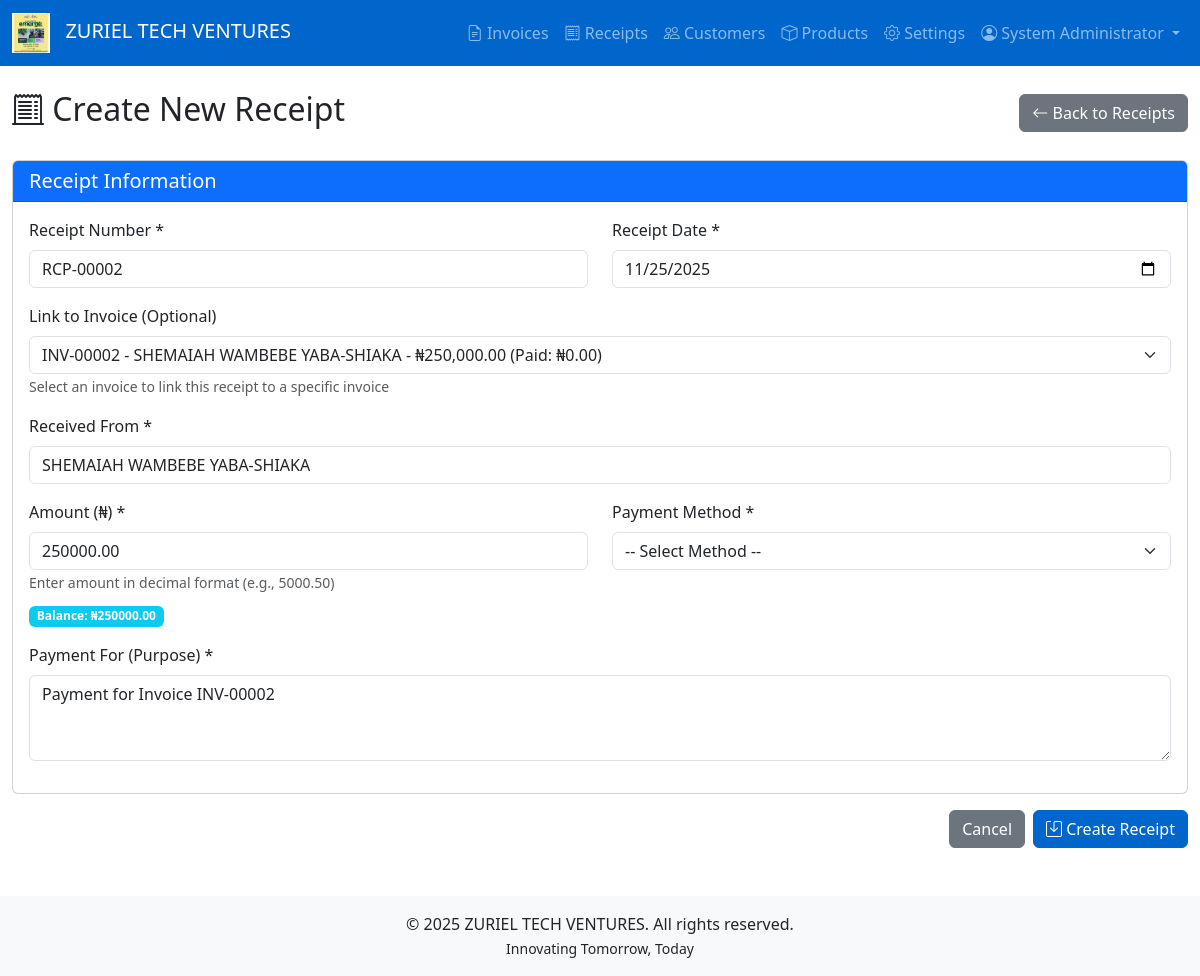
The page /receipts/create?invoice_id=5 (signed in) on the database its author committed.
### tables this page shows
CREATE TABLE `invoices` (
  `id` int(11) NOT NULL,
  `invoice_number` varchar(50) NOT NULL,
  `customer_id` int(11) DEFAULT NULL,
  `customer_name` varchar(255) NOT NULL,
  `customer_address` text DEFAULT NULL,
  `invoice_date` date NOT NULL,
  `lpo_number` varchar(100) DEFAULT NULL,
  `subtotal` decimal(10,2) NOT NULL DEFAULT 0.00,
  `total` decimal(10,2) NOT NULL DEFAULT 0.00,
  `paid_amount` decimal(10,2) DEFAULT 0.00,
  `amount_in_words` text DEFAULT NULL,
  `invoice_type` enum('cash','credit') DEFAULT 'cash',
  `status` enum('draft','issued','paid','archived') DEFAULT 'issued',
  `created_at` timestamp NOT NULL DEFAULT current_timestamp(),
  `updated_at` timestamp NOT NULL DEFAULT current_timestamp() ON UPDATE current_timestamp()
);

### app/controllers/ReceiptController.php (called while the page is built, shortened)
<?php
require_once __DIR__ . '/../models/Invoice.php';
class ReceiptController extends ProtectedController {
    private $receiptModel;
    private $invoiceModel;
    public function __construct($db) {
        $this->receiptModel = new Receipt($db);
        $this->invoiceModel = new Invoice($db);
    }
    public function create() {
        $receiptNumber = $this->receiptModel->generateReceiptNumber();
        $invoiceId = $this->query('invoice_id');
        $invoice = null;
        if ($invoiceId) {
            $invoice = $this->invoiceModel->getWithItems($invoiceId);
        }
        $unpaidInvoices = $this->invoiceModel->getFiltered('issued');
        $this->view('receipts/create', [
            'receipt_number' => $receiptNumber,
            'csrf_token' => $this->generateCsrfToken(),
            'invoice' => $invoice,
            'unpaid_invoices' => $unpaidInvoices
        ]);
    }
}
?>

### config/config.php (called while the page is built, shortened)
<?php
class Config {
    private static $config = [];
    public static function load($db) {
        try {
            $stmt = $db->query("SELECT config_key, config_value FROM config");
            while ($row = $stmt->fetch(PDO::FETCH_ASSOC)) {
                self::$config[$row['config_key']] = $row['config_value'];
            }
        } catch (PDOException $e) {
            self::loadDefaults();
        }
    }
    public static function get($key, $default = null) {
        return self::$config[$key] ?? $default;
    }
    public static function url($path = '') {
        $scriptPath = str_replace('\\', '/', dirname($_SERVER['SCRIPT_NAME']));
        $basePath = str_replace('/public', '', $scriptPath);
        $path = ltrim($path, '/');
        return $basePath . ($path ? '/' . $path : '');
    }
}
?>

### app/models/model.php (called while the page is built, shortened)
<?php
class Model {
    protected $db;
    protected $table;
    public function __construct($db) {
        $this->db = $db;
    }
    public function find($id) {
        $stmt = $this->db->prepare("SELECT * FROM {$this->table} WHERE id = :id");
        $stmt->execute(['id' => $id]);
        return $stmt->fetch();
    }
}
?>

### app/models/invoice.php (called while the page is built, shortened)
<?php
require_once __DIR__ . '/Model.php';
class Invoice extends Model {
    public function getWithItems($id) {
        $invoice = $this->find($id);
        if ($invoice) {
            $invoice['items'] = $this->getItems($id);
        }
        return $invoice;
    }
    public function getItems($invoiceId) {
        $stmt = $this->db->prepare("SELECT * FROM invoice_items WHERE invoice_id = :invoice_id");
        $stmt->execute(['invoice_id' => $invoiceId]);
        return $stmt->fetchAll();
    }
}
?>

### app/views/receipts/create.php (the view, shortened to what this page needs)
<?php require_once __DIR__ . '/../layouts/header.php'; ?>
<div class="row">
    <div class="col-12">
        <div class="d-flex justify-content-between align-items-center mb-4">
            <h2><i class="bi bi-receipt-cutoff"></i> Create New Receipt</h2>
            <a href="<?php echo Config::url('receipts'); ?>" class="btn btn-secondary">
                <i class="bi bi-arrow-left"></i> Back to Receipts
            </a>
        </div>
        <form method="POST" action="<?php echo Config::url('receipts/store'); ?>" id="receiptForm">
            <div class="card mb-3">
                <div class="card-header bg-primary text-white">
                    <h5 class="mb-0">Receipt Information</h5>
                </div>
                <div class="card-body">
                    <div class="row">
                        <div class="col-md-6 mb-3">
                            <label class="form-label">Receipt Number *</label>
                            <input type="text" name="receipt_number" class="form-control"
                                   value="<?php echo $receipt_number; ?>" required readonly>
                        </div>
                        <div class="col-md-6 mb-3">
                            <label class="form-label">Receipt Date *</label>
                            <input type="date" name="receipt_date" class="form-control"
                                   value="<?php echo date('Y-m-d'); ?>" required>
                        </div>
                    </div>
                    <div class="row">
                        <div class="col-md-12 mb-3">
                            <label class="form-label">Link to Invoice (Optional)</label>
                            <select name="invoice_id" id="invoiceSelect" class="form-select">
                                <?php if (!empty($unpaid_invoices)): ?>
                                    <?php foreach ($unpaid_invoices as $inv): ?>
                                        <option value="<?php echo $inv['id']; ?>"
                                                data-customer="<?php echo htmlspecialchars($inv['customer_name']); ?>"
                                                data-amount="<?php echo $inv['total']; ?>"
                                                data-paid="<?php echo $inv['paid_amount'] ?? 0; ?>"
                                                <?php echo (!empty($invoice) && $invoice['id'] == $inv['id']) ? 'selected' : ''; ?>>
                                            <?php echo htmlspecialchars($inv['invoice_number']); ?> -
                                        </option>
                                    <?php endforeach; ?>
                                <?php endif; ?>
                            </select>
                            <small class="text-muted">Select an invoice to link this receipt to a specific invoice</small>
                        </div>
                    </div>
                    <div class="row">
                        <div class="col-md-12 mb-3">
                            <label class="form-label">Received From *</label>
                            <input type="text" name="received_from" id="receivedFrom" class="form-control"
                                   placeholder="Customer Name"
                                   value="<?php echo !empty($invoice) ? htmlspecialchars($invoice['customer_name']) : ''; ?>"
                                   required>
                        </div>
                    </div>
                    <div class="row">
                        <div class="col-md-6 mb-3">
                            <label class="form-label">Amount (<?php echo Config::get('CURRENCY_SYMBOL_MAJOR', '₦'); ?>) *</label>
                            <input type="number" name="total_amount" id="totalAmount" class="form-control"
                                   step="0.01" min="0" placeholder="0.00"
                                   value="<?php echo !empty($invoice) ? $invoice['total'] : ''; ?>"
                                   required>
                            <small class="text-muted">Enter amount in decimal format (e.g., 5000.50)</small>
                            <div id="balanceInfo" class="mt-2" style="display:none;">
                                <span class="badge bg-info">Balance: <span id="balanceAmount">0.00</span></span>
                            </div>
                        </div>
                        <div class="col-md-6 mb-3">
                            <label class="form-label">Payment Method *</label>
                            <select name="payment_method" class="form-select" required>
                                <option value="">-- Select Method --</option>
                            </select>
                        </div>
                    </div>
                    <div class="row">
                        <div class="col-md-12 mb-3">
                            <label class="form-label">Payment For (Purpose) *</label>
                            <textarea name="payment_for" id="paymentFor" class="form-control" rows="3"
                                      placeholder="Describe what this payment is for..." required><?php
                                echo !empty($invoice) ? 'Payment for Invoice ' . htmlspecialchars($invoice['invoice_number']) : '';
                            ?></textarea>
                        </div>
                    </div>
                </div>
            </div>
            <div class="d-flex justify-content-end gap-2">
                <a href="<?php echo Config::url('receipts'); ?>" class="btn btn-secondary">Cancel</a>
                <button type="submit" class="btn btn-primary">
                    <i class="bi bi-save"></i> Create Receipt
                </button>
            </div>
        </form>
    </div>
</div>
<?php require_once __DIR__ . '/../layouts/footer.php'; ?>

### rows shown on the page
invoices: received_from "SHEMAIAH WAMBEBE YABA-SHIAKA", total_amount "250000.00", payment_for "Payment for Invoice INV-00002"

### other values the page prints
Config::get('COMPANY_NAME') "ZURIEL TECH VENTURES"
$_SESSION['full_name'] "System Administrator"
Config::get('CURRENCY_SYMBOL_MAJOR', '₦') "₦"
Config::get('COMPANY_TAGLINE') "Innovating Tomorrow, Today"
form field invoice_id "INV-00002 - SHEMAIAH WAMBEBE YABA-SHIAKA - ₦250,000.00 (Paid: ₦0.00)"
